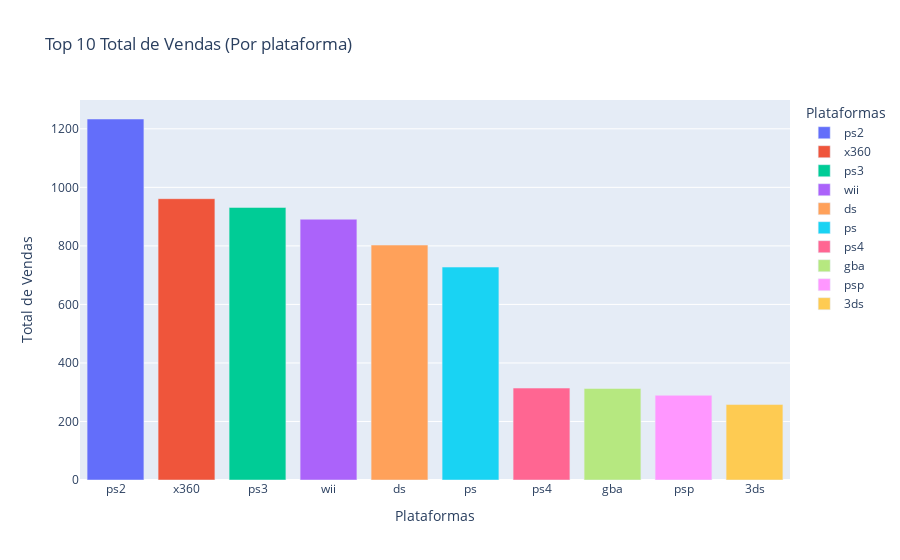

Notebook cell for this chart:
### Code cell
fig = px.bar(platform_sales_sorted.head(10), 
             x='platform', 
             y='total_sales', 
             title='Top 10 Total de Vendas (Por plataforma)', 
             color='platform', 
             labels={'platform': 'Plataformas', 'total_sales':'Total de Vendas'})
fig.update_xaxes(tickmode='linear')

### Figure 1 — Plotly figure (JSON) as saved in the notebook; plotly's stock layout.template omitted (floating-point values rounded to 4 significant figures)
{"data": [{"alignmentgroup": "True", "hovertemplate": "Plataformas=%{x}<br>Total de Vendas=%{y}<extra></extra>", "legendgroup": "ps2", "marker": {"color": "#636efa", "pattern": {"shape": ""}}, "name": "ps2", "offsetgroup": "ps2", "orientation": "v", "showlegend": true, "textposition": "auto", "type": "bar", "x": ["ps2"], "xaxis": "x", "y": [1234.0], "yaxis": "y"}, {"alignmentgroup": "True", "hovertemplate": "Plataformas=%{x}<br>Total de Vendas=%{y}<extra></extra>", "legendgroup": "x360", "marker": {"color": "#EF553B", "pattern": {"shape": ""}}, "name": "x360", "offsetgroup": "x360", "orientation": "v", "showlegend": true, "textposition": "auto", "type": "bar", "x": ["x360"], "xaxis": "x", "y": [961.2], "yaxis": "y"}, {"alignmentgroup": "True", "hovertemplate": "Plataformas=%{x}<br>Total de Vendas=%{y}<extra></extra>", "legendgroup": "ps3", "marker": {"color": "#00cc96", "pattern": {"shape": ""}}, "name": "ps3", "offsetgroup": "ps3", "orientation": "v", "showlegend": true, "textposition": "auto", "type": "bar", "x": ["ps3"], "xaxis": "x", "y": [931.3], "yaxis": "y"}, {"alignmentgroup": "True", "hovertemplate": "Plataformas=%{x}<br>Total de Vendas=%{y}<extra></extra>", "legendgroup": "wii", "marker": {"color": "#ab63fa", "pattern": {"shape": ""}}, "name": "wii", "offsetgroup": "wii", "orientation": "v", "showlegend": true, "textposition": "auto", "type": "bar", "x": ["wii"], "xaxis": "x", "y": [891.2], "yaxis": "y"}, {"alignmentgroup": "True", "hovertemplate": "Plataformas=%{x}<br>Total de Vendas=%{y}<extra></extra>", "legendgroup": "ds", "marker": {"color": "#FFA15A", "pattern": {"shape": ""}}, "name": "ds", "offsetgroup": "ds", "orientation": "v", "showlegend": true, "textposition": "auto", "type": "bar", "x": ["ds"], "xaxis": "x", "y": [802.8], "yaxis": "y"}, {"alignmentgroup": "True", "hovertemplate": "Plataformas=%{x}<br>Total de Vendas=%{y}<extra></extra>", "legendgroup": "ps", "marker": {"color": "#19d3f3", "pattern": {"shape": ""}}, "name": "ps", "offsetgroup": "ps", "orientation": "v", "showlegend": true, "textposition": "auto", "type": "bar", "x": ["ps"], "xaxis": "x", "y": [727.6], "yaxis": "y"}, {"alignmentgroup": "True", "hovertemplate": "Plataformas=%{x}<br>Total de Vendas=%{y}<extra></extra>", "legendgroup": "ps4", "marker": {"color": "#FF6692", "pattern": {"shape": ""}}, "name": "ps4", "offsetgroup": "ps4", "orientation": "v", "showlegend": true, "textposition": "auto", "type": "bar", "x": ["ps4"], "xaxis": "x", "y": [314.1], "yaxis": "y"}, {"alignmentgroup": "True", "hovertemplate": "Plataformas=%{x}<br>Total de Vendas=%{y}<extra></extra>", "legendgroup": "gba", "marker": {"color": "#B6E880", "pattern": {"shape": ""}}, "name": "gba", "offsetgroup": "gba", "orientation": "v", "showlegend": true, "textposition": "auto", "type": "bar", "x": ["gba"], "xaxis": "x", "y": [312.9], "yaxis": "y"}, {"alignmentgroup": "True", "hovertemplate": "Plataformas=%{x}<br>Total de Vendas=%{y}<extra></extra>", "legendgroup": "psp", "marker": {"color": "#FF97FF", "pattern": {"shape": ""}}, "name": "psp", "offsetgroup": "psp", "orientation": "v", "showlegend": true, "textposition": "auto", "type": "bar", "x": ["psp"], "xaxis": "x", "y": [289.5], "yaxis": "y"}, {"alignmentgroup": "True", "hovertemplate": "Plataformas=%{x}<br>Total de Vendas=%{y}<extra></extra>", "legendgroup": "3ds", "marker": {"color": "#FECB52", "pattern": {"shape": ""}}, "name": "3ds", "offsetgroup": "3ds", "orientation": "v", "showlegend": true, "textposition": "auto", "type": "bar", "x": ["3ds"], "xaxis": "x", "y": [257.8], "yaxis": "y"}], "layout": {"barmode": "relative", "legend": {"title": {"text": "Plataformas"}, "tracegroupgap": 0}, "title": {"text": "Top 10 Total de Vendas (Por plataforma)"}, "xaxis": {"anchor": "y", "categoryarray": ["ps2", "x360", "ps3", "wii", "ds", "ps", "ps4", "gba", "psp", "3ds"], "categoryorder": "array", "domain": [0, 1], "tickmode": "linear", "title": {"text": "Plataformas"}}, "yaxis": {"anchor": "x", "domain": [0, 1], "title": {"text": "Total de Vendas"}}}}
